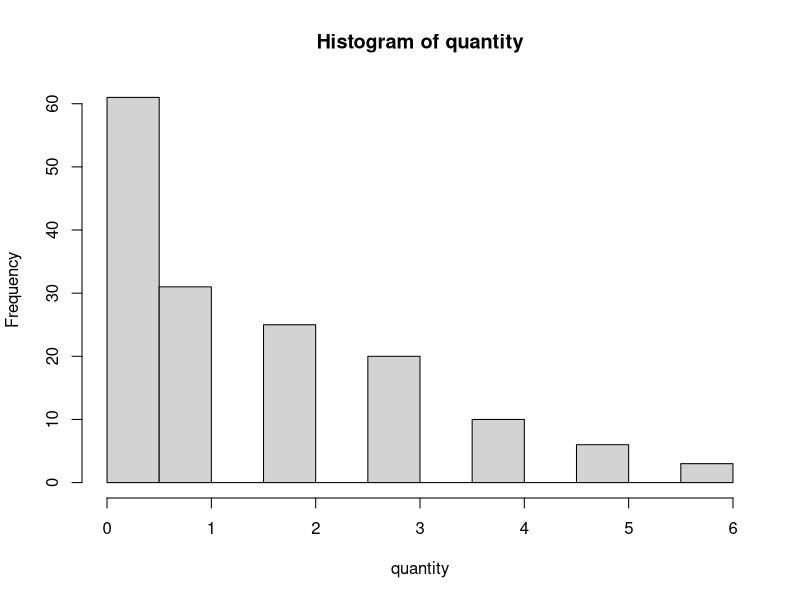
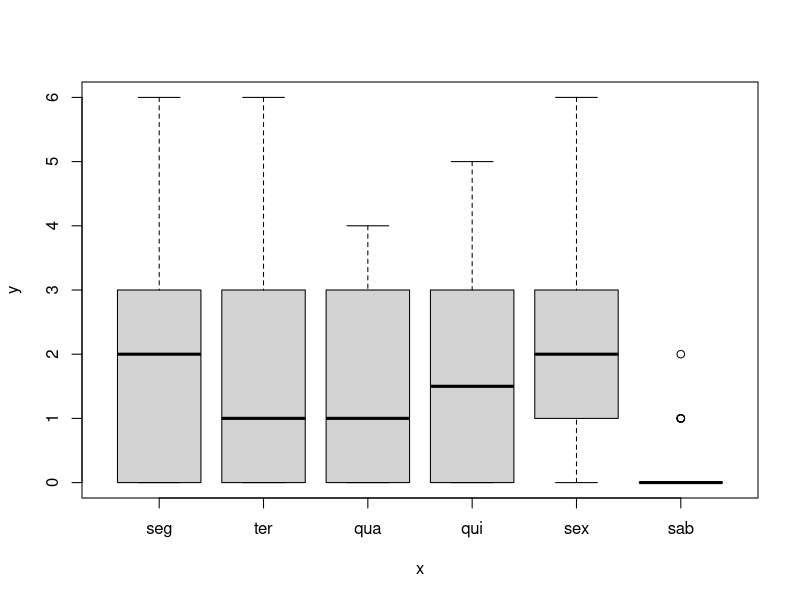
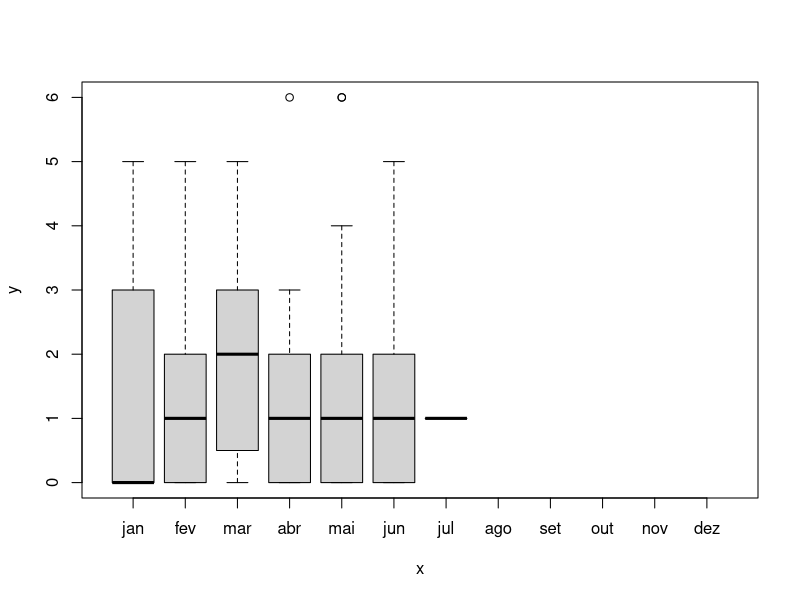
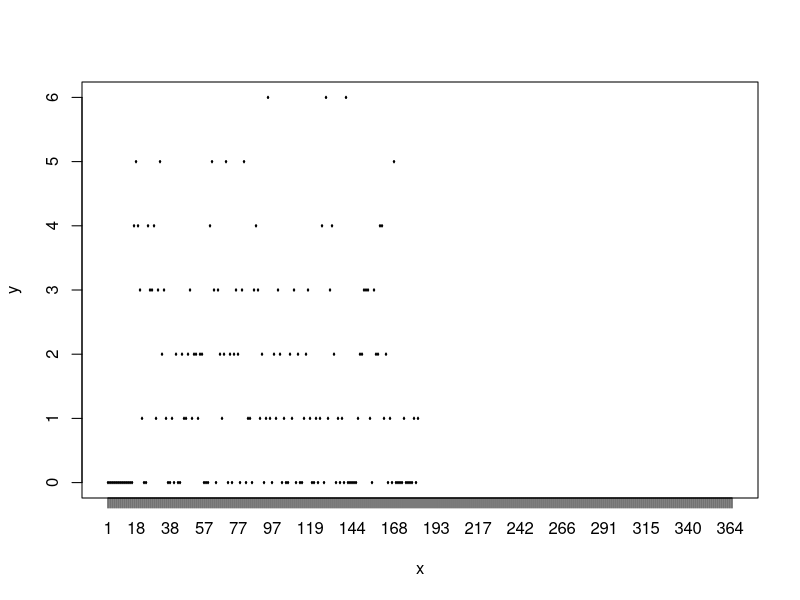
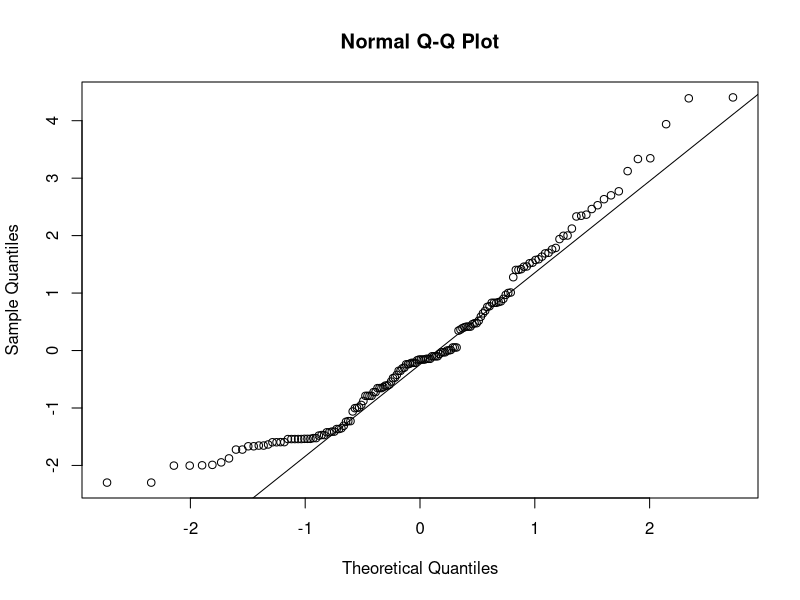
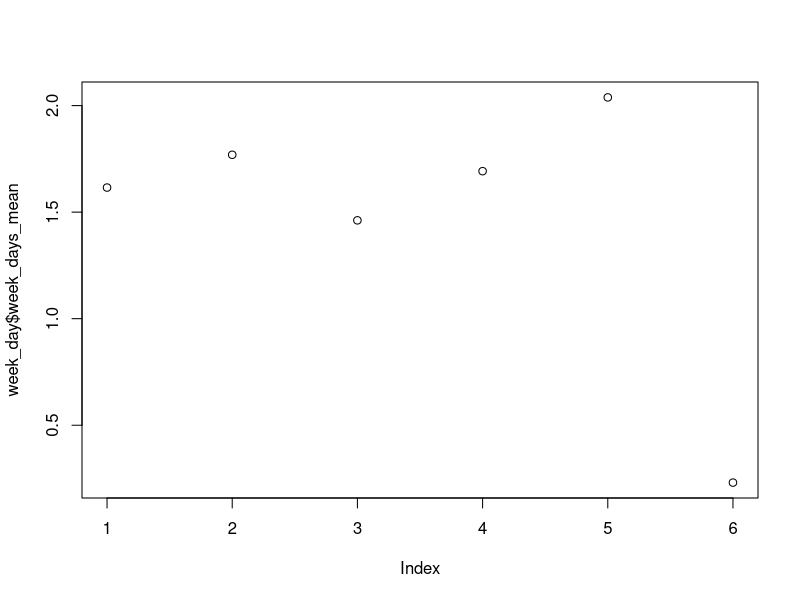
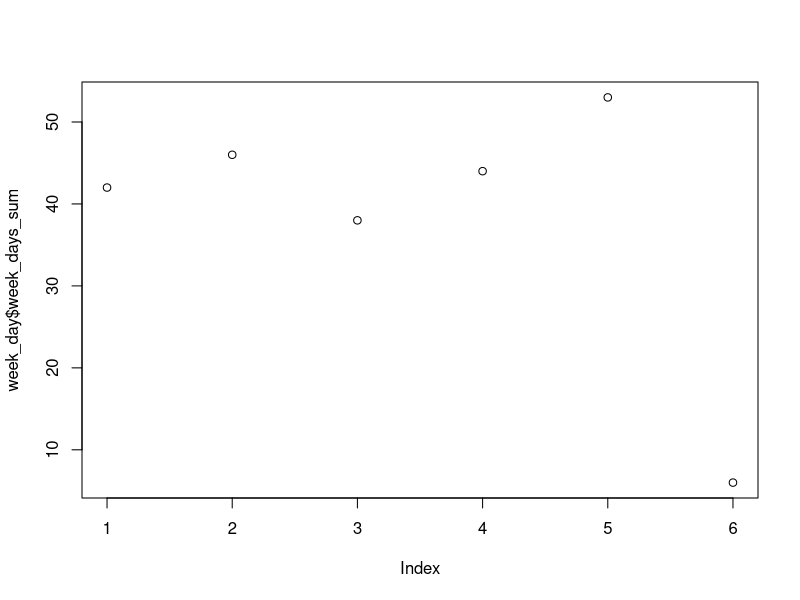

Here is the R script that generated these plots, in order:
# renv::init()

# Install packages
# install.packages("jsonlite")
install.packages("ggplot2")
library(ggplot2)

# Read file
climauto_raw <- read.csv("Climauto.csv")
climauto_df <- data.frame(climauto_raw)

# Remove sundays from the data frame
climauto <- climauto_df[climauto_df$dia_da_semana != "dom",]

# Set variables
quantity <- climauto$quantidade
type <- climauto$modelo
week_day <- factor(climauto$dia_da_semana,
    levels = c("seg", "ter", "qua", "qui", "sex", "sab"),
    labels = c("seg", "ter", "qua", "qui", "sex", "sab"),
    ordered = TRUE)
month <- factor(climauto$mes,
    levels = c("jan", "fev", "mar", "abr", "mai", "jun", "jul", "ago", "set", "out", "nov", "dez"),
    labels = c("jan", "fev", "mar", "abr", "mai", "jun", "jul", "ago", "set", "out", "nov", "dez"),
    ordered = TRUE)
day <- factor(climauto$dia)

# Snoop data
summary(climauto)
hist(quantity)
plot(week_day, quantity)
plot(month, quantity)
plot(day, quantity)

model_test <- aov(quantity ~ week_day + month)
summary(model_test)
qqnorm(residuals(model_test))
qqline(residuals(model_test))
shapiro.test(residuals(model_test))

monday <- climauto[climauto$dia_da_semana == "seg",]$quantidade
tuesday <- climauto[climauto$dia_da_semana == "ter",]$quantidade
wednesday <- climauto[climauto$dia_da_semana == "qua",]$quantidade
thursday <- climauto[climauto$dia_da_semana == "qui",]$quantidade
friday <- climauto[climauto$dia_da_semana == "sex",]$quantidade
saturday <- climauto[climauto$dia_da_semana == "sab",]$quantidade
saturday <- saturday[-c(53)]

week_days <- data.frame(monday, tuesday, wednesday, thursday, friday, saturday)
week_days
week_days_mean <- colMeans(week_days, na.rm = TRUE)
week_days_mean
week_days_sum <- colSums(week_days, na.rm = TRUE)
week_days_sum

week_day <- data.frame(week_days_mean, week_days_sum)
plot(week_day$week_days_mean)
plot(week_day$week_days_sum)
